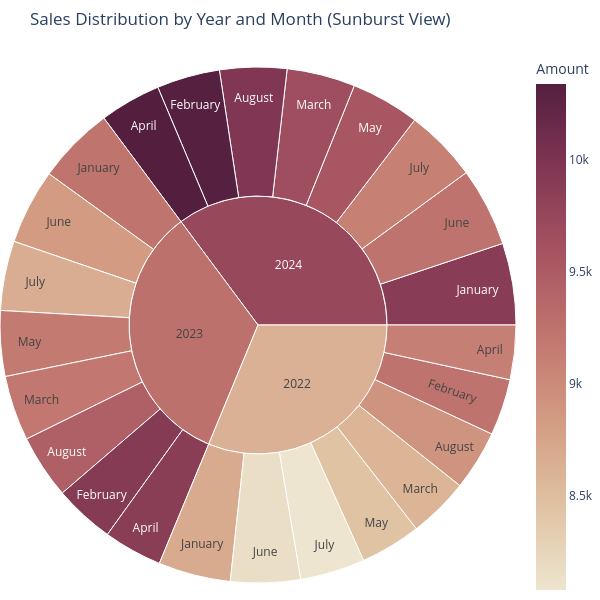

Notebook cell for this chart:
### Code cell
# total revenue by yars and month
fig = px.sunburst(
    df, 
    path=['Year', 'Month'], 
    values='Amount',
    color='Amount',
    color_continuous_scale='Brwnyl',
    title='Sales Distribution by Year and Month (Sunburst View)'
)
fig.update_layout(
    margin=dict(t=50, l=0, r=0, b=0),
    width=600,
    height=600
)
fig.show()

### Figure 1 — Plotly figure (JSON) as saved in the notebook; plotly's stock layout.template omitted (floating-point values rounded to 4 significant figures)
{"data": [{"branchvalues": "total", "customdata": [[8681.0], [8907.0], [8080.0], [9115.0], [9246.0], [8150.0], [8584.0], [8449.0], [9232.0], [9455.0], [8664.0], [9872.0], [9915.0], [8845.0], [9193.0], [9162.0], [9893.0], [9964.0], [9106.0], [10340.0], [10320.0], [9238.0], [9668.0], [9552.0], [8627.0], [9264.0], [9735.0]], "domain": {"x": [0, 1], "y": [0, 1]}, "hovertemplate": "labels=%{label}<br>Amount_sum=%{value}<br>parent=%{parent}<br>id=%{id}<br>Amount=%{color}<extra></extra>", "ids": ["2022/January", "2022/August", "2022/July", "2022/April", "2022/February", "2022/June", "2022/March", "2022/May", "2023/January", "2023/August", "2023/July", "2023/April", "2023/February", "2023/June", "2023/March", "2023/May", "2024/January", "2024/August", "2024/July", "2024/April", "2024/February", "2024/June", "2024/March", "2024/May", "2022", "2023", "2024"], "labels": ["January", "August", "July", "April", "February", "June", "March", "May", "January", "August", "July", "April", "February", "June", "March", "May", "January", "August", "July", "April", "February", "June", "March", "May", "2022", "2023", "2024"], "marker": {"coloraxis": "coloraxis", "colors": [8681.0, 8907.0, 8080.0, 9115.0, 9246.0, 8150.0, 8584.0, 8449.0, 9232.0, 9455.0, 8664.0, 9872.0, 9915.0, 8845.0, 9193.0, 9162.0, 9893.0, 9964.0, 9106.0, 10340.0, 10320.0, 9238.0, 9668.0, 9552.0, 8627.0, 9264.0, 9735.0]}, "name": "", "parents": ["2022", "2022", "2022", "2022", "2022", "2022", "2022", "2022", "2023", "2023", "2023", "2023", "2023", "2023", "2023", "2023", "2024", "2024", "2024", "2024", "2024", "2024", "2024", "2024", "", "", ""], "type": "sunburst", "values": [896100.0, 743100.0, 803400.0, 674100.0, 699400.0, 865100.0, 749500.0, 752900.0, 959000.0, 793100.0, 861900.0, 727700.0, 749600.0, 932600.0, 807500.0, 812000.0, 1014000.0, 830600.0, 902300.0, 760100.0, 783100.0, 976200.0, 847800.0, 850900.0, 6184000.0, 6643000.0, 6965000.0]}], "layout": {"coloraxis": {"colorbar": {"title": {"text": "Amount"}}, "colorscale": [[0, "rgb(237, 229, 207)"], [0.1667, "rgb(224, 194, 162)"], [0.3333, "rgb(211, 156, 131)"], [0.5, "rgb(193, 118, 111)"], [0.6667, "rgb(166, 84, 97)"], [0.8333, "rgb(129, 55, 83)"], [1, "rgb(84, 31, 63)"]]}, "height": 600, "legend": {"tracegroupgap": 0}, "margin": {"b": 0, "l": 0, "r": 0, "t": 50}, "title": {"text": "Sales Distribution by Year and Month (Sunburst View)"}, "width": 600}}
